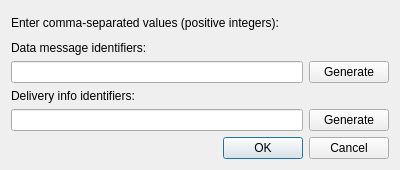
<?xml version="1.0" encoding="UTF-8"?>
<ui version="4.0">
 <class>DialogueStoredFiles</class>
 <widget class="QDialog" name="DialogueStoredFiles">
  <property name="geometry">
   <rect>
    <x>0</x>
    <y>0</y>
    <width>400</width>
    <height>170</height>
   </rect>
  </property>
  <property name="windowTitle">
   <string>Dialog</string>
  </property>
  <layout class="QVBoxLayout" name="verticalLayout">
   <item>
    <widget class="QLabel" name="topLabel">
     <property name="text">
      <string>Enter comma-separated values (positive integers):</string>
     </property>
    </widget>
   </item>
   <item>
    <layout class="QGridLayout" name="gridLayout">
     <item row="1" column="0">
      <widget class="QLabel" name="dmLabel">
       <property name="text">
        <string>Data message identifiers:</string>
       </property>
      </widget>
     </item>
     <item row="4" column="0">
      <widget class="QLineEdit" name="diLine"/>
     </item>
     <item row="2" column="0">
      <widget class="QLineEdit" name="dmLine"/>
     </item>
     <item row="3" column="0">
      <widget class="QLabel" name="diLabel">
       <property name="text">
        <string>Delivery info identifiers:</string>
       </property>
      </widget>
     </item>
     <item row="2" column="1">
      <widget class="QPushButton" name="dmButton">
       <property name="text">
        <string>Generate</string>
       </property>
      </widget>
     </item>
     <item row="4" column="1">
      <widget class="QPushButton" name="diButton">
       <property name="text">
        <string>Generate</string>
       </property>
      </widget>
     </item>
    </layout>
   </item>
   <item>
    <widget class="QDialogButtonBox" name="buttonBox">
     <property name="orientation">
      <enum>Qt::Horizontal</enum>
     </property>
     <property name="standardButtons">
      <set>QDialogButtonBox::Cancel|QDialogButtonBox::Ok</set>
     </property>
    </widget>
   </item>
  </layout>
 </widget>
 <resources/>
 <connections>
  <connection>
   <sender>buttonBox</sender>
   <signal>accepted()</signal>
   <receiver>DialogueStoredFiles</receiver>
   <slot>accept()</slot>
   <hints>
    <hint type="sourcelabel">
     <x>248</x>
     <y>254</y>
    </hint>
    <hint type="destinationlabel">
     <x>157</x>
     <y>274</y>
    </hint>
   </hints>
  </connection>
  <connection>
   <sender>buttonBox</sender>
   <signal>rejected()</signal>
   <receiver>DialogueStoredFiles</receiver>
   <slot>reject()</slot>
   <hints>
    <hint type="sourcelabel">
     <x>316</x>
     <y>260</y>
    </hint>
    <hint type="destinationlabel">
     <x>286</x>
     <y>274</y>
    </hint>
   </hints>
  </connection>
 </connections>
</ui>
